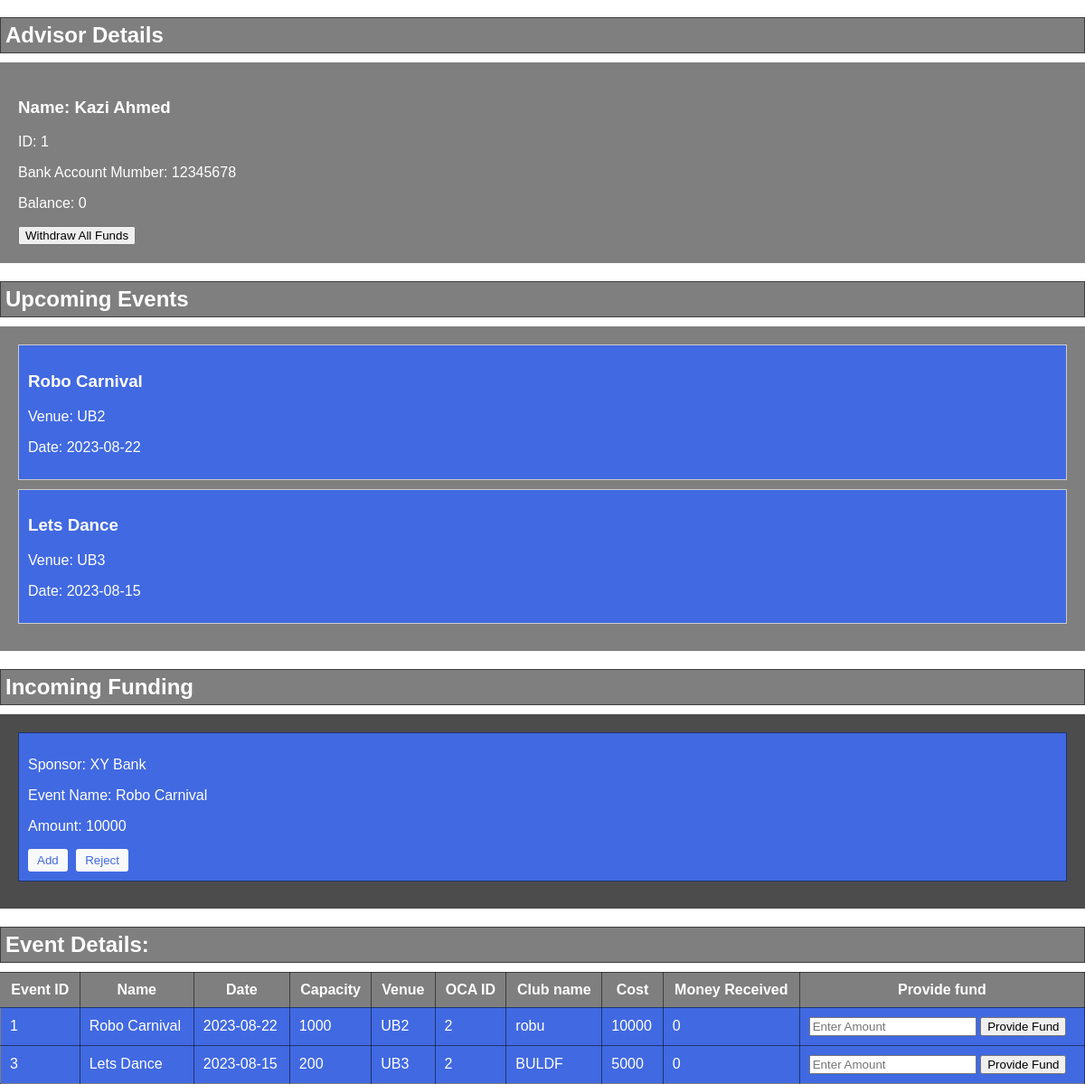
The app's page /advisorview.php (lower part), older data.
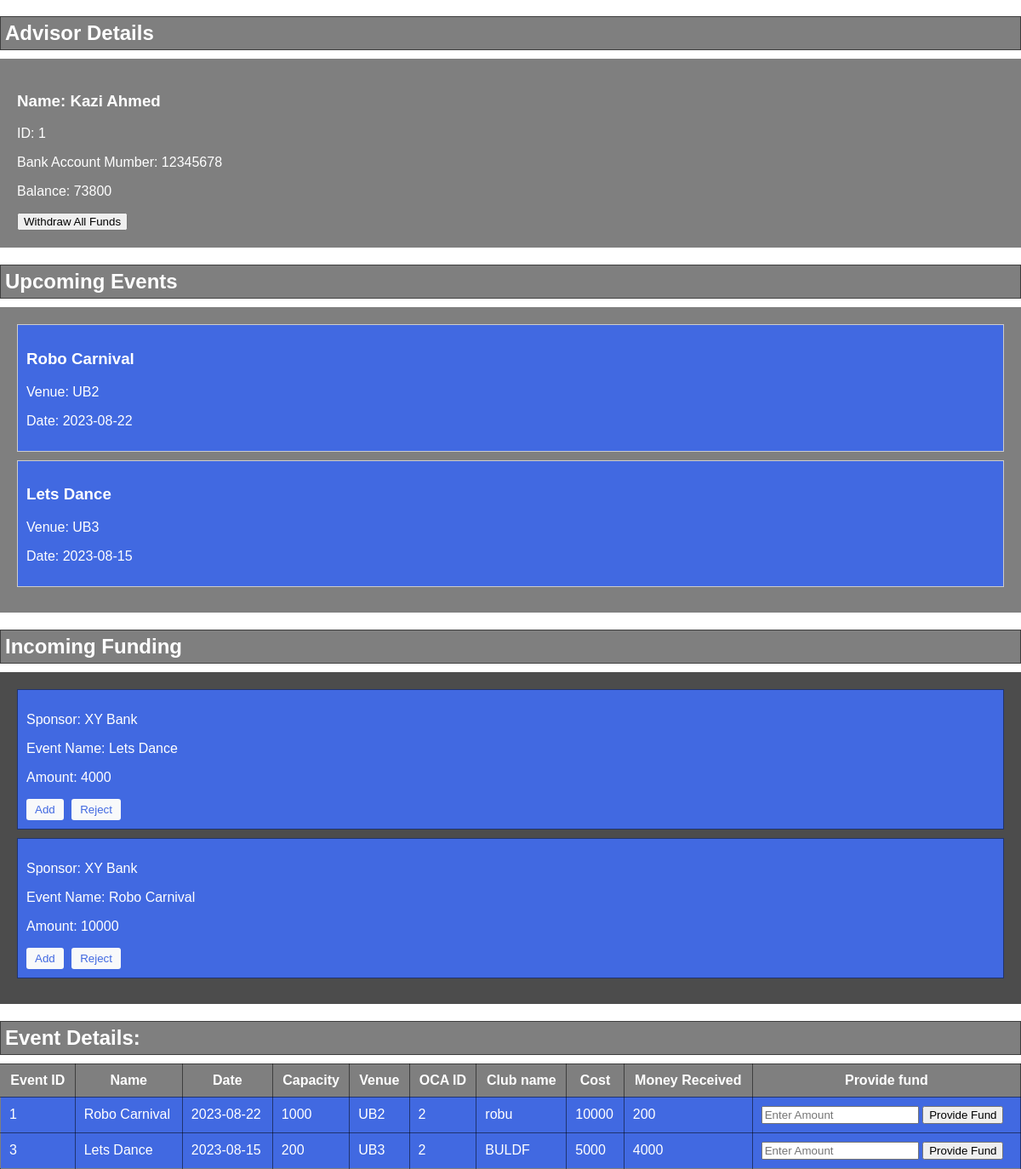
The same page, newer data.
### tables this page shows
CREATE TABLE `advisor` (
  `email` varchar(40) NOT NULL,
  `name` varchar(40) NOT NULL,
  `pin` int(11) NOT NULL,
  `id` int(11) NOT NULL,
  `Bank_account` int(11) NOT NULL,
  `designation` varchar(20) NOT NULL,
  `balance` int(11) NOT NULL
);

CREATE TABLE `event` (
  `event_id` int(100) NOT NULL,
  `name` varchar(100) NOT NULL,
  `cost` int(100) NOT NULL,
  `date` date NOT NULL,
  `capacity` int(100) NOT NULL,
  `vanue` varchar(100) NOT NULL,
  `oca_id` int(100) NOT NULL,
  `club_name` varchar(100) NOT NULL,
  `money_received` int(11) NOT NULL
);

CREATE TABLE `funding_request` (
  `Sponsor_email` varchar(40) NOT NULL,
  `Event` varchar(40) NOT NULL,
  `Amount` int(40) NOT NULL
);

CREATE TABLE `sponsor` (
  `Email` varchar(40) NOT NULL,
  `Pin` int(11) NOT NULL,
  `name` varchar(40) NOT NULL,
  `Designation` varchar(40) NOT NULL,
  `funding` int(11) NOT NULL,
  `advisor_account` int(11) NOT NULL,
  `oca_id` int(11) NOT NULL
);

### advisorview.php (the view, shortened to what this page needs)
<!DOCTYPE html>
<html lang="en">
<head>
    <link rel="stylesheet" type="text/css" href="css/advisorview.css">
</head>
<body background="img/bracubackground.jpg">
    <div class="advisor-details">
        <h2 class = 'section-heading'>Advisor Details</h2>
        <div class="advisor-details-dev">
            <?php
                require_once("dbconnect.php");
                $sql = "SELECT * FROM advisor";
                $result = mysqli_query($conn, $sql);
                if(mysqli_num_rows($result) > 0){
                    while($row = mysqli_fetch_array($result)){
            ?>
            <div class="advisor">
                <h3> Name: <?php echo $row[1]; ?></h3>
                <p> ID: <?php echo $row[3]; ?></p>
                <p> Bank Account Mumber: <?php echo $row[4]; ?></p>
                <p> Balance: <?php echo $row[6]; ?></p>
                <form action="" method="post">
        <button class="withdraw-balance" name="withdraw_balance">Withdraw All Funds</button>
    </form>
            </div>
            <?php
                    }
                }
            ?>
        </div>
    </div>
    <div class="events-section">
        <h2 class = 'section-heading'>Upcoming Events</h2>
        <div class="upcoming-events-dev">
            <?php
                require_once("dbconnect.php");
                $sql = "SELECT * FROM event";
                $result = mysqli_query($conn, $sql);
                if(mysqli_num_rows($result) > 0){
                    while($row = mysqli_fetch_array($result)){
            ?>
            <div class="event">
                <h3><?php echo $row[1]; ?></h3>
                <p> Venue: <?php echo $row[5]; ?></p>
                <p> Date: <?php echo $row[3]; ?></p>
            </div>
            <?php
                    }
                }
            ?>
        </div>
    </div>
    <div class="funding-requests">
    <h2 class="section-heading">Incoming Funding </h2>
    <div class="incoming-requests">
    <?php
            require_once("dbconnect.php");
            $sql = "SELECT f.sponsor_email, f.event, f.amount, s.name FROM funding_request as f
                        INNER JOIN sponsor as s where f.Sponsor_email = s.email ";
            $result = mysqli_query($conn, $sql);
                if(mysqli_num_rows($result) > 0){
                    while($row = mysqli_fetch_array($result)){
            ?>
                <div class="request">
    <p>Sponsor: <?php echo $row[3]; ?></p>
    <p>Event Name: <?php echo $row[1]; ?></p>
    <p>Amount: <?php echo $row[2]; ?></p>
    <form action="" method="post">
        <button class="accept-request" name="accept_request">Add</button>
        <button class="reject-request">Reject</button>
    </form>
</div>
            <?php
                    }
                }
            ?>
    </div>
</div>
<div class="search-event">
        <h2 class="section-heading">Event Details:</h2>
        <div class="event-table">
        <table>
    <tr>
        <th>Event ID</th>
        <th>Name</th>
        <th>Date</th>
        <th>Capacity</th>
        <th>Venue</th>
        <th>OCA ID</th>
        <th>Club name</th>
        <th>Cost</th>
        <th>Money Received</th>
        <th>Provide fund</th>
    </tr>
    <?php
    require_once("dbconnect.php");
    $sql = "SELECT * FROM event";
    $result = mysqli_query($conn, $sql);
    if(mysqli_num_rows($result) > 0){
        while($row = mysqli_fetch_array($result)){
    ?>
    <tr>
        <td><?php echo $row[0]; ?></td>
        <td><?php echo $row[1]; ?></td>
        <td><?php echo $row[3]; ?></td>
        <td><?php echo $row[4]; ?></td>
        <td><?php echo $row[5]; ?></td>
        <td><?php echo $row[6]; ?></td>
        <td><?php echo $row[7]; ?></td>
        <td><?php echo $row[2]; ?></td>
        <td><?php echo $row[8]; ?></td>
        <td>
            <form action="" method="post">
                <input type="number" name="fundAmount" placeholder="Enter Amount" required>
                <button class="provide-fund" name="provide_fund">Provide Fund</button>
            </form>
        </td>
    </tr>
    <?php
        }
    }
    ?>
</table>
        </div>
    </div>
</body>
</html>

### css/advisorview.css (style rules this page uses)
body { font-family: Arial, sans-serif; margin: 0; padding: 0; background-size: cover; background-position: center; background-repeat: no-repeat; }
.upcoming-events-dev { background-color: rgba(0, 0, 0, 0.5); padding: 20px; color: white; }
.advisor-details-dev { background-color: rgba(0, 0, 0, 0.5); padding: 20px; color: white; }
.event { border: 1px solid #ccc; padding: 10px; margin-bottom: 10px; background-color: #4169E1; }
.section-heading { border: 1px solid rgba(0, 0, 0, 0.5); padding: 5px; background-color: rgba(0, 0, 0, 0.5); color: white; margin-bottom: 10px; }
.incoming-requests { background-color: rgba(0, 0, 0, 0.7); padding: 20px; color: white; }
.request { border: 1px solid rgba(0, 0, 0, 0.5); padding: 10px; margin-bottom: 10px; background-color: #4169E1; }
.accept-request, .reject-request { background-color: #F8F9FA; color: #4169E1; border: none; padding: 5px 10px; cursor: pointer; border-radius: 3px; margin-right: 5px; }
table { width: 100%; border-collapse: collapse; }
th, td { border: 1px solid rgba(0, 0, 0, 0.5); padding: 10px; background-color: #4169E1; color: white; }
th { background-color: rgba(0, 0, 0, 0.5); color: white; }

Row changes from the older to the newer data that the page shows:
changed advisor "Kazi Ahmed": balance "0" → "73800"
changed event "Robo Carnival": money_received "0" → "200"
changed event "Lets Dance": money_received "0" → "4000"
added funding_request: Sponsor_email.name "XY Bank", Event "Lets Dance", Amount "4000"
